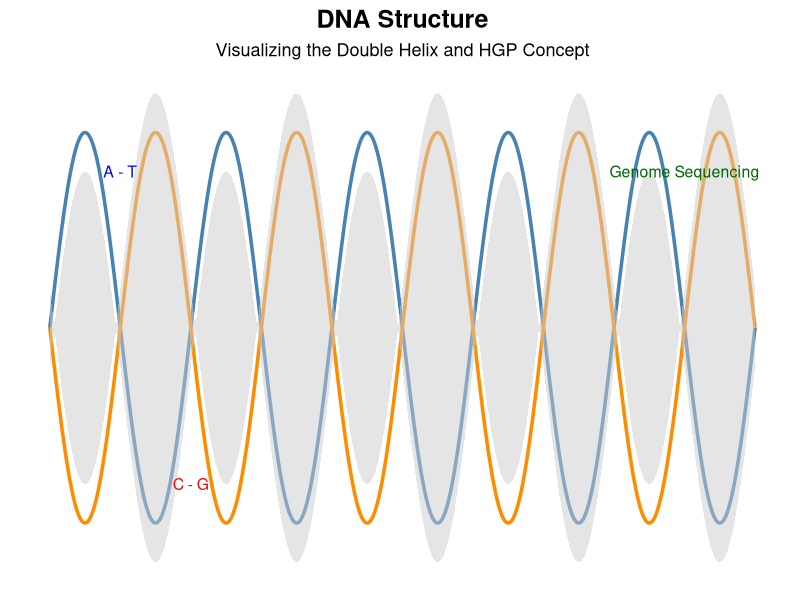

Source code (R):
# Load necessary libraries
library(ggplot2)
library(dplyr)

# Create a double helix using sine waves
x <- seq(0, 10 * pi, length.out = 1000)

df <- data.frame(
  x = x,
  y1 = sin(x),
  y2 = -sin(x),
  ribbon_ymin = sin(x) - 0.2,
  ribbon_ymax = -sin(x) + 0.2
)

# Base plot with helix lines
p <- ggplot(df, aes(x = x)) +
  geom_line(aes(y = y1), color = "steelblue", size = 1.2) +
  geom_line(aes(y = y2), color = "darkorange", size = 1.2) +
  geom_ribbon(aes(ymin = ribbon_ymin, ymax = ribbon_ymax), fill = "grey80", alpha = 0.5) +
  labs(title = "DNA Structure",
       subtitle = "Visualizing the Double Helix and HGP Concept",
       x = NULL, y = NULL) +
  theme_minimal(base_size = 14) +
  theme(
    axis.text = element_blank(),
    axis.ticks = element_blank(),
    panel.grid = element_blank(),
    plot.title = element_text(face = "bold", size = 18, hjust = 0.5),
    plot.subtitle = element_text(size = 13, hjust = 0.5)
  ) +
   annotate("text", x = pi, y = 0.8, label = "A - T", size = 4, color = "blue") +
  annotate("text", x = 2*pi, y = -0.8, label = "C - G", size = 4, color = "red") +
  annotate("text", x = 9*pi, y = 0.8, label = "Genome Sequencing", size = 4, color = "darkgreen")

# Display the plot
print(p)
